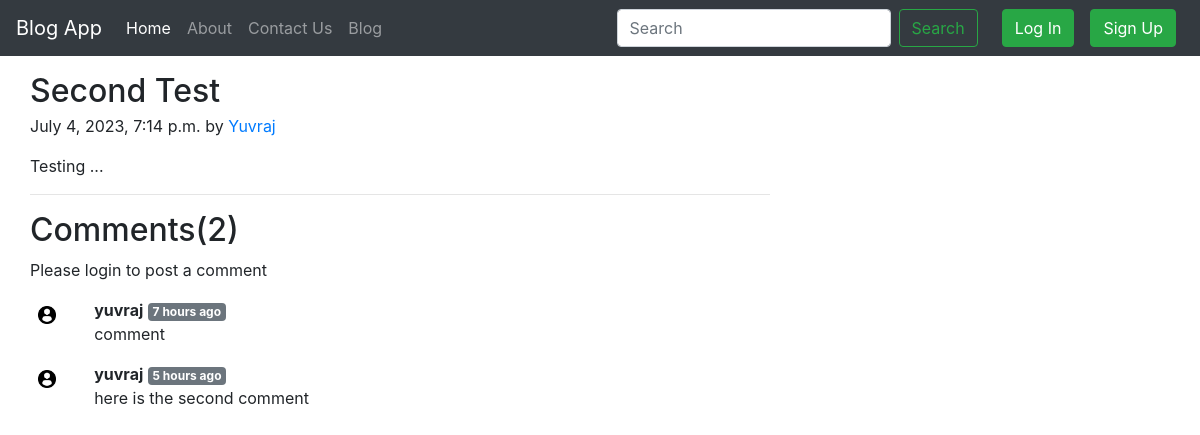
Screenshot of /blog/secondpost with the database file from the repository.
### blog/models.py (models this page shows, shortened)
class Post(models.Model):
    sno=models.AutoField(primary_key=True)
    title=models.CharField(max_length=255)
    author=models.CharField(max_length=13)
    slug=models.CharField(max_length=130)
    content=models.TextField()
    timeStamp=models.DateTimeField(blank=True)

class BlogComment(models.Model):
    sno=models.AutoField(primary_key=True)
    comment=models.TextField()
    user=models.ForeignKey(User,on_delete=models.CASCADE)
    post=models.ForeignKey(Post, on_delete=models.CASCADE)
    parent=models.ForeignKey('self',on_delete=models.CASCADE, null=True)
    timestamp=models.DateTimeField(default=now)

### blog/views.py (the view)
# urls.py: path('<str:slug>',views.blogPost, name='blogPost'),
def blogPost(request, slug):
        post=Post.objects.filter(slug=slug).first()
        comments=BlogComment.objects.filter(post=post)
        context={'post':post, 'comments':comments, 'user':request.user}
        return render(request,'blog/blogPost.html', context )

### templates/blog/blogPost.html (shortened to what this page needs)
{% extends 'base.html' %}
{% block body %}
{% load humanize %}
<div class="col-md-8">
  <div class="container my-3">
    <h2 class="display-5 link-body-emphasis mb-1">{{post.title}}</h2>
    <p class="blog-post-meta">{{post.timeStamp}} by <a href="/about">{{post.author}}</a></p>
    <p>{{post.content}}</p>
    <hr>
</div>
<div class="container">
  <h2>Comments({{comments.count}})</h2>
  <div class="my-2">
    {% if user.is_authenticated %}
    <form action="/blog/postComment" method="post">
        {% csrf_token %}
        <div class="form-group">
            <label for="exampleInputEmail1">Post Comment </label>
            <input type="text" class="form-control" name="comment" placeholder="Enter comment here">
        </div>
        <input type="hidden" name="postSno" value="{{post.sno}}">
        <button type="submit" class="btn btn-primary">Submit</button>
    </form>
    {% else %}
    Please login to post a comment
    {% endif %}
</div>
  {% for comment in comments %}
  <div class="row my-3">
  <div class="col-md-1 ">
    <img class="rounded mx-auto d-block w-100 p-2" src="/static/user1.png"  alt="user">
  </div>
  <div class="col-md-11 "><b>{{comment.user.username}}</b> <span class="badge badge-secondary ">{{comment.timestamp | naturaltime}}</span>
    <div>{{comment.comment}}</div>
    </div>
  </div>
  {% endfor %}
</div>
{% endblock body %}

### rows the page displays
Post: title "Second Test", timeStamp "July 4, 2023, 7:14 p.m.", author "Yuvraj", content "Testing ..."
BlogComment: user.username "yuvraj", timestamp "7 hours ago", comment "comment"
BlogComment: user.username "yuvraj", timestamp "5 hours ago", comment "here is the second comment"

### other values shown
{{ comments.count }} "2"
